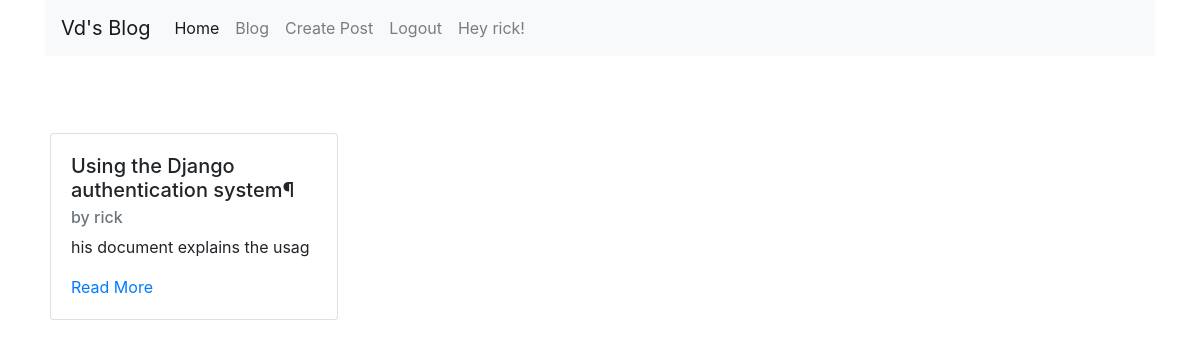
The page / (signed in) on the database its author committed.
### blog/models.py (models this page shows, shortened)
class BlogPost(models.Model):
    title = models.CharField(max_length=100)
    content = models.TextField()
    timestamp = models.DateTimeField()
    author = models.ForeignKey(User, on_delete=models.CASCADE)

### blog/views.py (the view)
# urls.py: path('', blog_catalog),
def blog_catalog(request):
    if request.user.is_authenticated:
        all_posts = BlogPost.objects.filter(author=request.user)
    else:
        all_posts = BlogPost.objects.all()
    return render(request, "all_posts.html", {"all_posts": all_posts})

### blog/templates/all_posts.html (shortened to what this page needs)
<!DOCTYPE html>
<html lang="en">
<head>
    <link rel="stylesheet" href="https://stackpath.bootstrapcdn.com/bootstrap/4.4.1/css/bootstrap.min.css">
</head>
<body>
    <div class="container">
        <nav class="navbar navbar-expand-lg navbar-light bg-light">
            <a class="navbar-brand" href="#">Vd's Blog</a>
            <div class="collapse navbar-collapse" id="navbarNavAltMarkup">
                <div class="navbar-nav">
                    <a class="nav-item nav-link active" href="/home">Home <span class="sr-only">(current)</span></a>
                    <a class="nav-item nav-link" href="/blog">Blog</a>
                    {% if user.is_authenticated %}
                        <a class="nav-item nav-link" href="/create">Create Post</a>
                        <a class="nav-item nav-link" href="/logout">Logout</a>
                        <a class="nav-item nav-link">Hey {{user}}!</a>
                    {% endif %}
                </div>
            </div>
        </nav>
        <br><br><br>
        <div style="display: flex; flex-wrap: wrap;">
            {% for post in all_posts %}
            <div class="card" style="width: 18rem; margin:5px;">
                <div class="card-body">
                    <h5 class="card-title">{{post.title}}</h5>
                    <h6 class="card-subtitle mb-2 text-muted">by {{post.author}}</h6>
                    <p class="card-text">{{post.content|slice:"30"}}</p>
                    <a href="/blog/{{post.id}}" class="card-link">Read More</a>
                </div>
            </div>
            {% endfor %}
        </div>
    </div>
</body>
</html>

### rows shown on the page
BlogPost: title "Using the Django authentication system¶", author "rick", content "his document explains the usag"

### other values the page prints
{{ user }} "rick"
